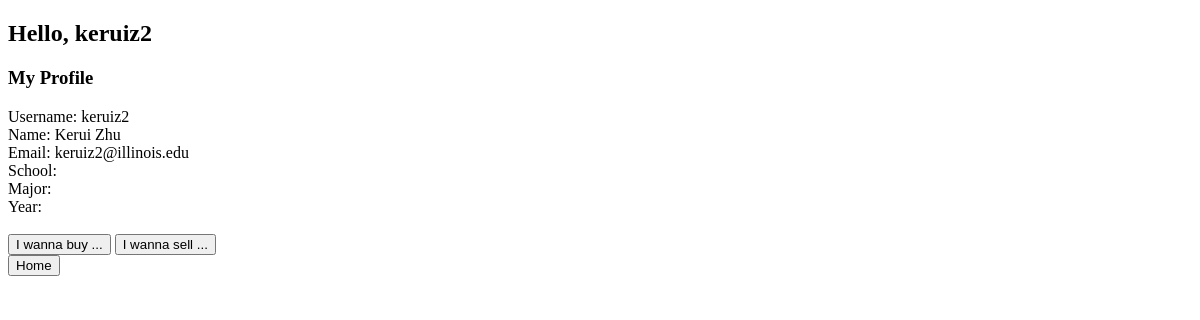
Page /user_page.php (signed in) on the earlier database version.
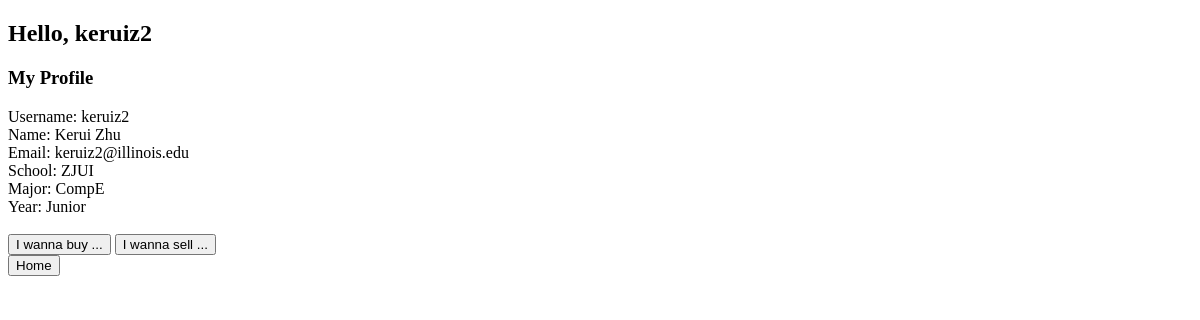
Same page on the later database version.
### tables this page shows
CREATE TABLE `Users` (
  `NetId` varchar(50) NOT NULL,
  `Password` varchar(50) DEFAULT NULL,
  `School` int(11) DEFAULT NULL,
  `Name` varchar(50) DEFAULT NULL,
  `Email` varchar(50) DEFAULT NULL,
  `Major` int(11) DEFAULT NULL,
  `Year` int(11) DEFAULT NULL
);

### user_page.php (the view, shortened to what this page needs)
<?php
    $curr_user = $_SESSION['curr_user'];
?>
<!DOCTYPE html>
<html lang="en">
    <body>
        <?php
            include_once "db_functions.php";
            $conn = connectDB();
            $sql = "SELECT * FROM Users WHERE NetId='$curr_user' ";
            $result = $conn->query($sql);
            if ($result && $result->num_rows == 1) {
                $row = $result->fetch_assoc();
                $username = $row["NetId"];
                $name = $row["Name"];
                $email = $row["Email"];
                switch($row['School']) {
                    case 3: $school = "ZJUI"; break;
                    default: $school = ""; break;
                }
                switch($row['Major']) {
                    case 2: $major = "CompE"; break;
                    default: $major = ""; break;
                }
                switch($row['Year']) {
                    case 3: $year = "Junior"; break;
                    default: $year = ""; break;
                }
            } else {
                $errmsg = "Error!";
            }
        ?>
        <h2>Hello, <?php echo $curr_user; ?> </h2>
        <h3>My Profile</h3>
        <?php
            echo "Username: $username <br>";
            echo "Name: $name <br>";
            echo "Email: $email <br>";
            echo "School: $school <br>";
            echo "Major: $major <br>";
            echo "Year: $year <br>";
        ?>
        <br>
        <input type="button" onclick="window.location.href='buyer_page.php'" value="I wanna buy ...">
        <input type="button" onclick="window.location.href='seller_page.php'" value="I wanna sell ..."> <br>
        <input type="button" onclick="window.location.href='index.php'" value="Home"> <br>
    </body>
</html>

Differences in the rows shown:
changed users "keruiz2": School (not shown) → "ZJUI"; Major (not shown) → "CompE"; Year (not shown) → "Junior"
